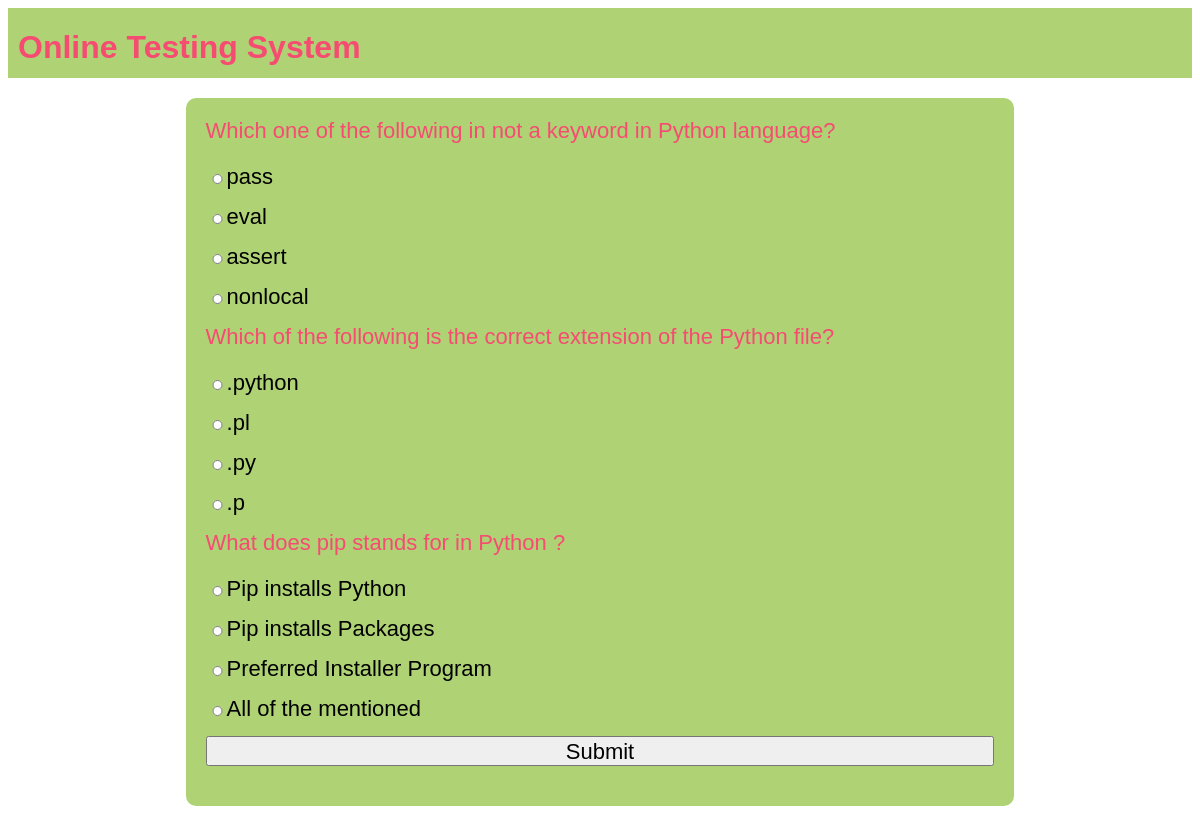
Screenshot of /test-paper?n=3 with the database file from the repository.
### OTS/models.py (models this page shows)
class Question(models.Model):
    qid=models.BigAutoField(primary_key=True,auto_created=True)
    que=models.TextField()
    a=models.CharField(max_length=255)
    b=models.CharField(max_length=255)
    c=models.CharField(max_length=255)
    d=models.CharField(max_length=255)
    ans=models.CharField(max_length=2)

### OTS/views.py (the view)
# urls.py: path('test-paper',testPaper, name='testPaper'),
def testPaper(request):
    if 'name' not in request.session.keys():
        res=HttpResponseRedirect("login")
    n=int(request.GET['n'])
    question_pool=list(Question.objects.all())
    random.shuffle(question_pool)
    questions_list=question_pool[:n]
    context={'questions':questions_list}
    res=render(request,'test_paper.html',context)
    return res

### OTS/templates/test_paper.html (shortened to what this page needs)
{% extends 'main.html' %}
{% block content %}
<form action="{% url 'OTS:calculateTest' %}" method="post">
    {% for question in questions %}
    <div class="question">
        {{question.que}}
    </div>
    <div class="options"><input type="radio" name="q{{question.qid}}" value="a">{{question.a}}</div>
    <div class="options"><input type="radio" name="q{{question.qid}}" value="b">{{question.b}}</div>
    <div class="options"><input type="radio" name="q{{question.qid}}" value="c">{{question.c}}</div>
    <div class="options"><input type="radio" name="q{{question.qid}}" value="d">{{question.d}}</div>
    {% endfor %}
    <div><input type="submit" value="Submit"></div>
</form>
{%endblock%}

### OTS/static/theme.css (style rules this page uses)
* { font-family: 'Gill Sans', 'Gill Sans MT', Calibri, 'Trebuchet MS', sans-serif; }

### OTS/static/formstyle.css (style rules this page uses)
form { box-sizing: border-box; padding: 20px; border-radius: 10px; background-color: #afd275; display: table; width: 100%; }
input { display: block; width: 100%; margin-bottom: 20px; height: 30px; font-size: 22px; }
.question { color: #f64c72; font-size: 22px; margin-bottom: 20px; }
.options { font-size: 22px; }
.options input { display: inline; width: fit-content; height: 10px; }

### rows the page displays
Question: que "Which one of the following in not a keyword in Python language?", a "pass", b "eval", c "assert", d "nonlocal"
Question: que "Which of the following is the correct extension of the Python file?", a ".python", b ".pl", c ".py", d ".p"
Question: que "What does pip stands for in Python ?", a "Pip installs Python", b "Pip installs Packages", c "Preferred Installer Program", d "All of the mentioned"
